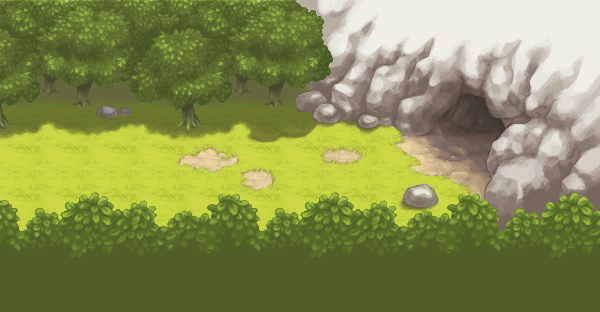
#> input picture source/commit_d5_refs/IMG_4998.png, 600 x 312 px; its folder holds 7 pictures in this run
$ python build.py
#> lines starting #> are read from the running program, lines starting #| are printed output that depends on the picture
from pathlib import Path
import json,shutil,hashlib
from PIL import Image,ImageDraw,ImageFilter
R=Path(__file__).resolve().parents[2]; SRC=R/'source/commit_d5_refs'; O=R/'renders/network_zones_multicalques_v1'; S=R/'source/network_zones_multicalques_v1'; SIZE=(480,360)
if O.exists(): shutil.rmtree(O)
# Zone-by-zone network derived from d5c79863 references; every zone is a multi-layer editing unit.
zones=[
 ('foret_verdoyante','IMG_4998.png','IMG_5004.png','verdant forest','oval'),
 ('grotte_volcanique','IMG_4996.jpeg','IMG_4995.png','volcanic cave','oval'),
 ('grotte_glacee','IMG_4997.jpeg','IMG_5002.png','ice and blue-rock grotto','oval'),
 ('maison_ronde','IMG_5001.png','IMG_5007.png','warm forest house interior','round'),
 ('ruines_blanches','IMG_5003.png','IMG_5006.png','white stone ruins by river','round'),
 ('foret_sinistre','IMG_5005.png','IMG_5002.png','sinister dark forest','oval'),
 ('lisiere_automne','IMG_5004.png','IMG_5007.png','autumn forest edge','oval'),
 ('clairiere_riviere','IMG_5006.png','IMG_5007.png','river clearing / jungle','oval'),
]
def fit(p):
 im=Image.open(p).convert('RGBA'); im.thumbnail(SIZE,Image.Resampling.LANCZOS); out=Image.new('RGBA',SIZE,(0,0,0,0)); out.alpha_composite(im,((SIZE[0]-im.width)//2,(SIZE[1]-im.height)//2)); return out
#> in fit, im is the input picture: PIL image 600x312 RGBA; mean R, G, B, A 134.3, 143.2, 80.8, 255
#> after `out = Image.new('RGBA', SIZE, (0, 0, 0, 0))`: out: PIL image 480x360 RGBA; every value is 0
#> after `out.alpha_composite(im, ((SIZE[0] - im.width) // 2, (SIZE[1] - im.heig`:
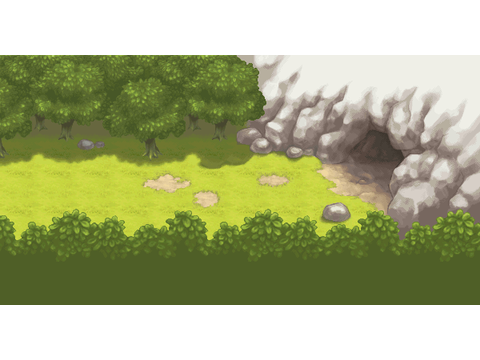
#> out: PIL image 480x360 RGBA; mean R, G, B, A 93.2, 99.4, 56.1, 177.1; transparent parts drawn white
def oval_mask():
 m=Image.new('L',SIZE,0); d=ImageDraw.Draw(m); d.ellipse((22,18,458,342),fill=255); return m
for zid,ground,entry,biome,shape in zones:
 d=O/zid; d.mkdir(parents=True)
#> (the run stopped early here; a loop or call above may not have finished)
